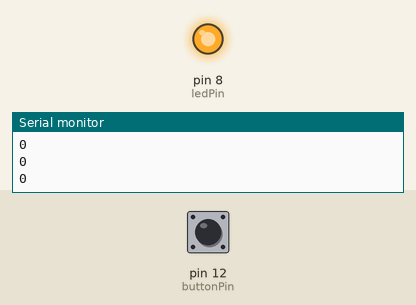
This sketch was run on a simulated Arduino Uno, built with avr-gcc and run on an emulated ATmega328P. Shown: output pins drawn as LEDs (lit = HIGH), the last lines printed to the serial monitor. Inputs (shaded band) come from the test bench; at power-on: pin 12 (buttonPin) LOW.

Above: at 1.2 s.
1.3 s: pin 12 (buttonPin) pulled HIGH for 0.15 s
At 1.5 s:
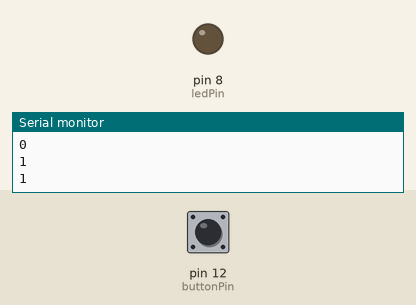
3.1 s: pin 12 (buttonPin) pulled HIGH for 3.2 s
At 7.0 s:
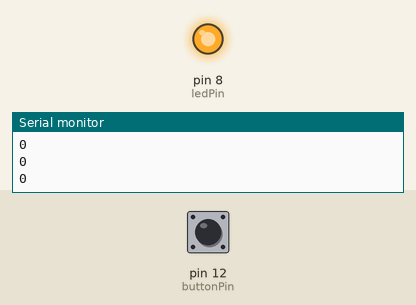
Timing chart, 0 to 8.5 s (numbered marks = the images above; inputs shaded):
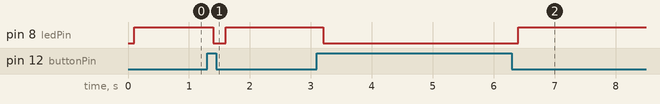

The sketch:

push_button_pull_updown_resistors.ino
```cpp
int ledPin = 8;
int buttonPin = 12;
int buttonRead;

int delayTime = 100;

void setup() {
  Serial.begin(9600);
  pinMode(buttonPin, INPUT);
  pinMode(ledPin, OUTPUT);
}

void loop() {
  buttonRead = digitalRead(buttonPin);
  Serial.println(buttonRead);
  delay(delayTime);
  if (buttonRead == 1) {
    digitalWrite(ledPin, LOW);
  }
  if (buttonRead == 0) {
    digitalWrite(ledPin, HIGH);
  }
}
```

Measured:
- after the input at 1.3 s, pin 8 (ledPin): HIGH → LOW after 0.10 s, → HIGH 0.20 s later
- after the input at 3.1 s, pin 8 (ledPin): HIGH → LOW after 0.10 s, → HIGH 3.2 s later
